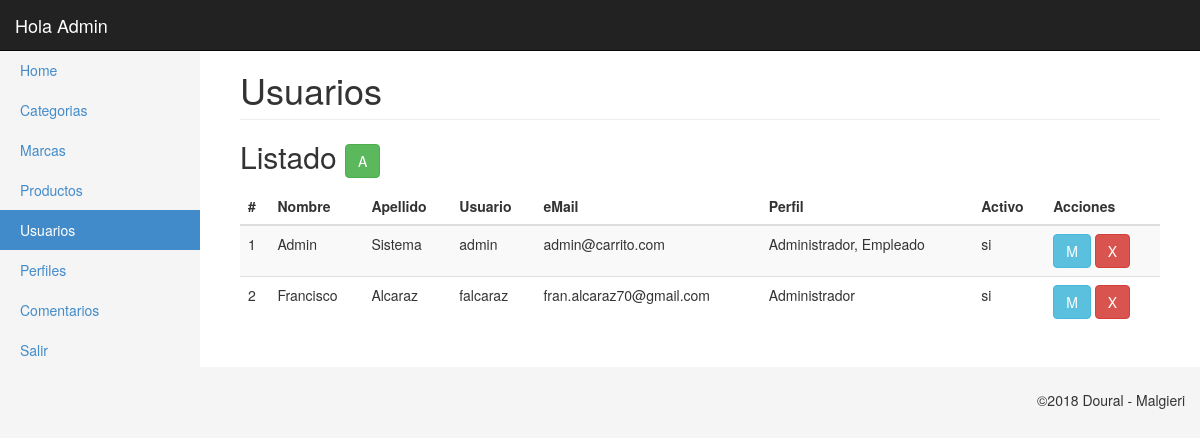
Page /_admin/usuarios.php (signed in) on the committed database.
### tables this page shows
CREATE TABLE `usuarios` (
  `id_usuario` int(11) NOT NULL AUTO_INCREMENT,
  `nombre` varchar(100) NOT NULL,
  `apellido` varchar(100) NOT NULL,
  `usuario` varchar(20) NOT NULL,
  `clave` varchar(50) NOT NULL,
  `email` varchar(100) NOT NULL,
  `tipo` int(2) NOT NULL,
  `activo` tinyint(1) NOT NULL,
  `salt` varchar(50) NOT NULL,
  PRIMARY KEY (`id_usuario`)
);

### _admin/clases/usuarios.php (called while the page is built, shortened)
<?
Class Usuario{
	private $con;
	public function __construct($con){
		$this->con = $con;
	}
	public function getList(){
		$query = "SELECT id_usuario,nombre,apellido,email,usuario,clave,activo
		           FROM usuarios ";
		$resultado = array();
		foreach($this->con->query($query) as $key=>$usuario){
			$resultado[$key] = $usuario;
			$sql = 'SELECT nombre
					  FROM perfil
					  INNER JOIN usuarios_perfiles ON (usuarios_perfiles.perfil_id = perfil.id)
					  WHERE usuarios_perfiles.usuario_id = '.$usuario['id_usuario'];
			foreach($this->con->query($sql) as $key2=>$perfil){
				$resultado[$key]['perfiles'][$key2] = $perfil['nombre'];
			}
		}
            return $resultado;
	}
}
?>

### _admin/usuarios.php (the view, shortened to what this page needs)
<?
require('inc/header.php');
?>
<div class="container-fluid">
      <?$userMenu = 'Usuarios';
	include('inc/side_bar.php');
        ?>
        <div class="col-sm-9 col-md-10 main">
		  <h1 class="page-header">
            Usuarios
          </h1>
          <h2 class="sub-header">Listado
		  <?if(in_array('user.add',$_SESSION['usuario']['permisos'])){?>
				<a href="usuarios_ae.php"><button type="button" class="btn btn-success" title="Modificar">A</button></a>
		  <?}?>
		  </h2>
		   <?if(in_array('user.see',$_SESSION['usuario']['permisos'])){?>
			  <div class="table-responsive">
				<table class="table table-striped">
				  <thead>
					<tr>
					  <th>#</th>
					  <th>Nombre</th>
					  <th>Apellido</th>
					  <th>Usuario</th>
					  <th>eMail</th>
					  <th>Perfil</th>
					  <th>Activo</th>
					  <th>Acciones</th>
					</tr>
				  </thead>
				  <tbody>
					<?
						foreach($user->getList() as $usuario){?>
							<tr>
							  <td><?=$usuario['id_usuario'];?></td>
							  <td><?=$usuario['nombre'];?></td>
							  <td><?=$usuario['apellido'];?></td>
							  <td><?=$usuario['usuario'];?></td>
							  <td><?=$usuario['email'];?></td>
							  <td><?=isset($usuario['perfiles'])?implode(', ',$usuario['perfiles']):'No tiene perfiles asignados';?></td>
							  <td><?=($usuario['activo'])?'si':'no';?></td>
							  <td>
								  <?if(in_array('user.edit',$_SESSION['usuario']['permisos'])){?>
										<a href="usuarios_ae.php?edit=<?=$usuario['id_usuario']?>"><button type="button" class="btn btn-info" title="Modificar">M</button></a>
								  <?}?>
								   <?if(in_array('user.del',$_SESSION['usuario']['permisos'])){?>
										<a href="usuarios.php?del=<?=$usuario['id_usuario']?>"><button type="button" class="btn btn-danger" title="Borrar">X</button></a>
								<?}?>
							  </td>
							</tr>
						<?}?>
				  </tbody>
				</table>
			  </div>
 <?}?>
      </div>
	</div>
</div>
<?include('inc/footer.php');?>

### _admin/css/styles.css (style rules this page uses)
body { padding-top: 50px; background-color: #f5f5f5; }
.main { padding: 20px; background-color: #fff; }
@media (min-width: 768px) { .main { padding-right: 40px; padding-left: 40px; } }
.main .page-header { margin-top: 0; }

### rows in the picture
usuarios: id_usuario "1", nombre "Admin", apellido "Sistema", usuario "admin", email "admin@carrito.com", perfiles "Administrador, Empleado", activo "si"
usuarios: id_usuario "2", nombre "Francisco", apellido "Alcaraz", usuario "falcaraz", email "fran.alcaraz70@gmail.com", perfiles "Administrador", activo "si"

### other values in the picture
$_SESSION['usuario']['nombre'] "Admin"
